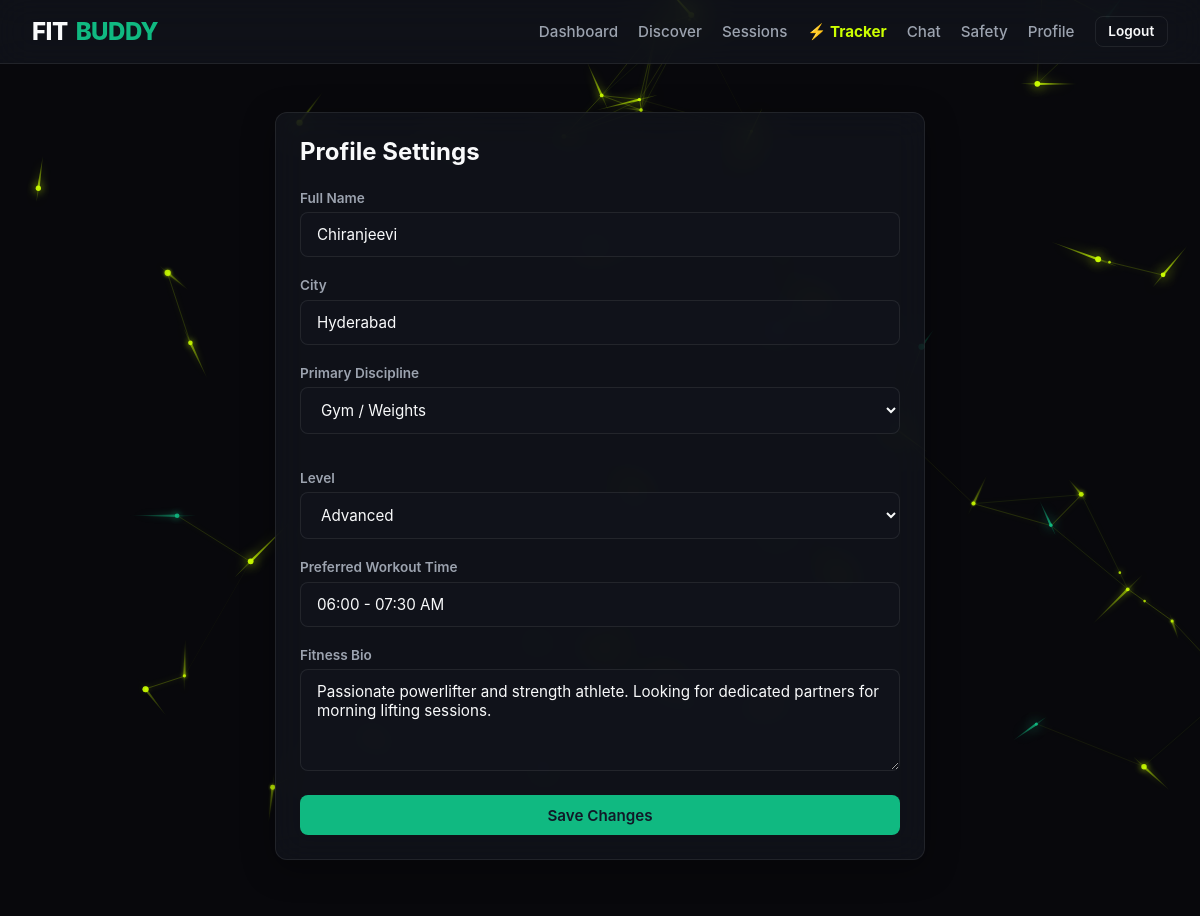
The app's page /profile (signed in) with its own data.
### app.py (models this page shows)
class User(UserMixin, db.Model):
    id = db.Column(db.Integer, primary_key=True)
    name = db.Column(db.String(100), nullable=False)
    email = db.Column(db.String(120), unique=True, nullable=False)
    password_hash = db.Column(db.String(256), nullable=False)
    city = db.Column(db.String(80), default="Hyderabad")
    activity = db.Column(db.String(50), default="Gym")
    level = db.Column(db.String(50), default="Intermediate")
    workout_time = db.Column(db.String(50), default="Morning (06:00 - 08:00 AM)")
    bio = db.Column(db.Text, default="Committed to fitness and strength training.")

### app.py (the view, shortened to what this page needs)
@app.route('/profile', methods=['GET', 'POST'])
@login_required
def profile():
    return render_template('profile.html')

### app.py (called while the page is built)
@login_manager.user_loader
def load_user(user_id):
    return db.session.get(User, int(user_id))

### templates/profile.html (shortened to what this page needs)
{% extends 'base.html' %}
{% block content %}
<div style="max-width: 650px; margin: 0 auto;">
  <div class="card">
    <h2 style="margin-bottom: 1.5rem; font-size: 1.5rem;">Profile Settings</h2>
    <form method="POST">
      <div class="form-group">
        <label>Full Name</label>
        <input type="text" name="name" class="form-control" value="{{ current_user.name }}" required>
      </div>
      <div class="form-group">
        <label>City</label>
        <input type="text" name="city" class="form-control" value="{{ current_user.city }}" required>
      </div>
      <div class="grid-2" style="gap: 1rem;">
        <div class="form-group">
          <label>Primary Discipline</label>
          <select name="activity" class="form-control">
            <option value="Gym" {% if current_user.activity == 'Gym' %}selected{% endif %}>Gym / Weights</option>
          </select>
        </div>
        <div class="form-group">
          <label>Level</label>
          <select name="level" class="form-control">
            <option value="Advanced" {% if current_user.level == 'Advanced' %}selected{% endif %}>Advanced</option>
          </select>
        </div>
      </div>
      <div class="form-group">
        <label>Preferred Workout Time</label>
        <input type="text" name="workout_time" class="form-control" value="{{ current_user.workout_time }}">
      </div>
      <div class="form-group">
        <label>Fitness Bio</label>
        <textarea name="bio" rows="4" class="form-control">{{ current_user.bio }}</textarea>
      </div>
      <button type="submit" class="btn btn-primary" style="width: 100%;">Save Changes</button>
    </form>
  </div>
</div>
{% endblock %}

### static/style.css (style rules this page uses)
:root { --bg-primary: #08080c; --bg-surface: rgba(18, 20, 29, 0.75); --bg-card: rgba(18, 20, 29, 0.75); --border-color: rgba(255, 255, 255, 0.08); --accent-emerald: #10b981; --accent-glow: rgba(16, 185, 129, 0.25); --text-main: #f9fafb; --text-muted: #9ca3af; --text-dark: #111827; --danger: #ef4444; --neon-lime: #ccff00; --neon-lime-glow: rgba(204, 255, 0, 0.35); }
* { box-sizing: border-box; margin: 0; padding: 0; font-family: -apple-system, BlinkMacSystemFont, "Segoe UI", Roboto, Oxygen, Ubuntu, Cantarell, sans-serif; }
body { background-color: var(--bg-primary); color: var(--text-main); min-height: 100vh; display: flex; flex-direction: column; overflow-x: hidden; position: relative; }
.card { background-color: var(--bg-surface); backdrop-filter: blur(16px); -webkit-backdrop-filter: blur(16px); border: 1px solid var(--border-color); border-radius: 12px; padding: 1.5rem; margin-bottom: 1.5rem; box-shadow: 0 8px 32px 0 rgba(0, 0, 0, 0.37); }
.btn { display: inline-block; font-weight: 600; text-align: center; padding: 0.65rem 1.25rem; font-size: 0.95rem; border-radius: 8px; border: none; cursor: pointer; text-decoration: none; transition: all 0.2s ease; }
.btn-primary { background-color: var(--accent-emerald); color: var(--text-dark); }
.grid-2 { display: grid; grid-template-columns: repeat(auto-fit, minmax(320px, 1fr)); gap: 1.5rem; }
.form-group { margin-bottom: 1.25rem; }
.form-group label { display: block; font-size: 0.85rem; font-weight: 600; color: var(--text-muted); margin-bottom: 0.4rem; }
.form-control { width: 100%; padding: 0.75rem 1rem; background-color: var(--bg-card); border: 1px solid var(--border-color); border-radius: 8px; color: var(--text-main); font-size: 0.95rem; outline: none; }
:root { --obsidian-bg: #08080c; --obsidian-surface: #0f1017; --obsidian-card: #141520; --obsidian-card-hover: #1c1d2e; --obsidian-border: #232538; --neon-lime: #ccff00; --neon-lime-glow: rgba(204, 255, 0, 0.35); --neon-lime-muted: rgba(204, 255, 0, 0.12); --neon-lime-border: rgba(204, 255, 0, 0.4); }

### records on screen
User: name "Chiranjeevi", city "Hyderabad", activity "Gym / Weights", level "Advanced", workout_time "06:00 - 07:30 AM", bio "Passionate powerlifter and strength athlete. Looking for dedicated partners for morning lifting sessions."
